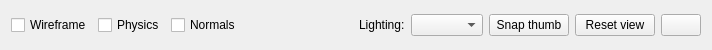
<?xml version="1.0" encoding="UTF-8"?>
<ui version="4.0">
 <class>AssetBrowserPreviewCharacterDlg</class>
 <widget class="QWidget" name="AssetBrowserPreviewCharacterDlg">
  <property name="geometry">
   <rect>
    <x>0</x>
    <y>0</y>
    <width>663</width>
    <height>50</height>
   </rect>
  </property>
  <layout class="QHBoxLayout" name="horizontalLayout">
   <item>
    <widget class="QCheckBox" name="m_checkWireframe">
     <property name="text">
      <string>Wireframe</string>
     </property>
    </widget>
   </item>
   <item>
    <widget class="QCheckBox" name="m_checkPhysics">
     <property name="text">
      <string>Physics</string>
     </property>
    </widget>
   </item>
   <item>
    <widget class="QCheckBox" name="m_checkNormals">
     <property name="text">
      <string>Normals</string>
     </property>
    </widget>
   </item>
   <item>
    <spacer name="horizontalSpacer_2">
     <property name="orientation">
      <enum>Qt::Horizontal</enum>
     </property>
     <property name="sizeType">
      <enum>QSizePolicy::Fixed</enum>
     </property>
     <property name="sizeHint" stdset="0">
      <size>
       <width>112</width>
       <height>20</height>
      </size>
     </property>
    </spacer>
   </item>
   <item>
    <widget class="QLabel" name="m_labelLighting">
     <property name="text">
      <string>Lighting:</string>
     </property>
    </widget>
   </item>
   <item>
    <widget class="QComboBox" name="m_lightingCB"/>
   </item>
   <item>
    <widget class="QPushButton" name="m_buttonSaveThumbAngle">
     <property name="text">
      <string>Snap thumb</string>
     </property>
    </widget>
   </item>
   <item>
    <widget class="QPushButton" name="m_buttonResetView">
     <property name="text">
      <string>Reset view</string>
     </property>
    </widget>
   </item>
   <item>
    <widget class="QPushButton" name="m_fullscreenBtn">
     <property name="icon">
      <iconset resource="../../AssetBrowser.qrc">
       <normaloff>:/AssetBrowser/model_viewport_fullscreen.png</normaloff>:/AssetBrowser/model_viewport_fullscreen.png</iconset>
     </property>
     <property name="iconSize">
      <size>
       <width>24</width>
       <height>24</height>
      </size>
     </property>
    </widget>
   </item>
   <item>
    <spacer name="horizontalSpacer">
     <property name="orientation">
      <enum>Qt::Horizontal</enum>
     </property>
     <property name="sizeHint" stdset="0">
      <size>
       <width>110</width>
       <height>20</height>
      </size>
     </property>
    </spacer>
   </item>
  </layout>
 </widget>
 <resources>
  <include location="../../AssetBrowser.qrc"/>
 </resources>
 <connections/>
</ui>
